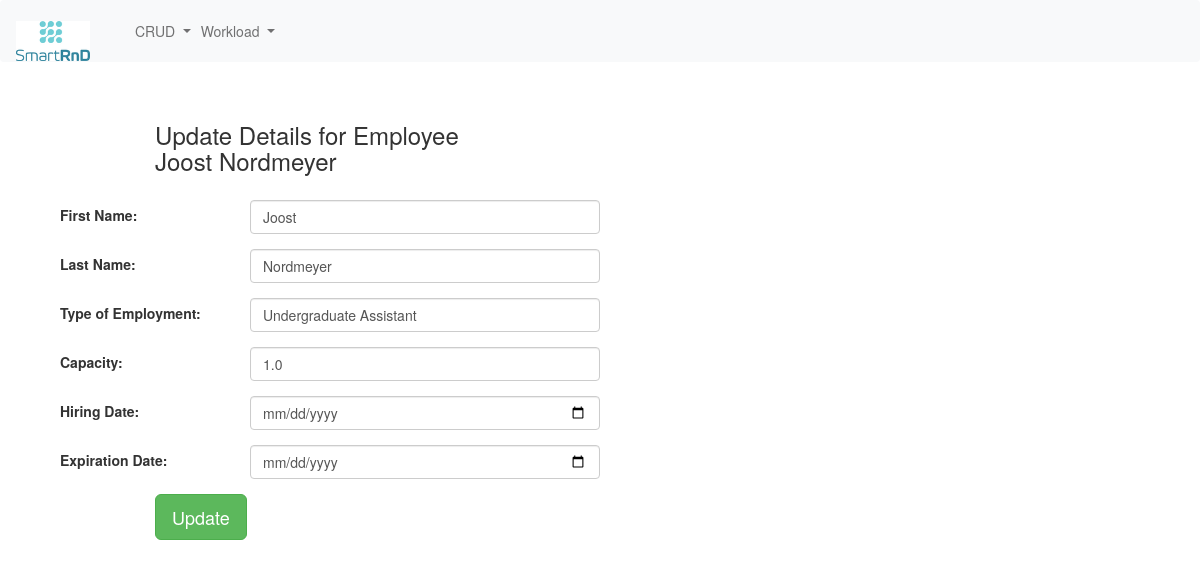
The app's page /edit_emp/2, older data.
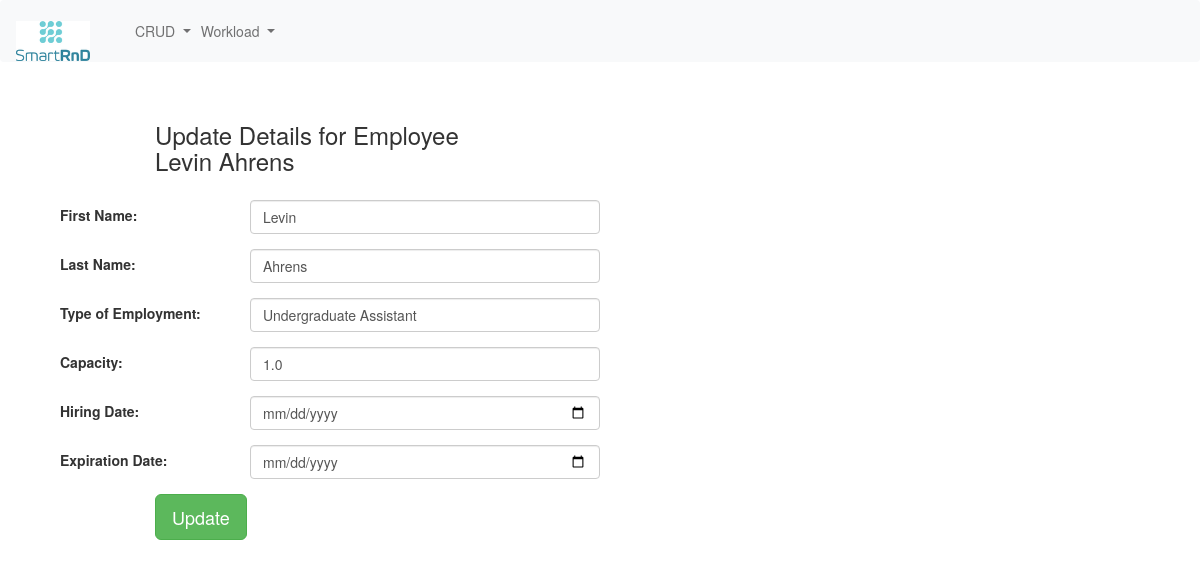
The same page, newer data.
### erpapp/models.py (models this page shows, shortened)
class Employee(models.Model):
    firstname = models.CharField('First Name', max_length=32)
    lastname = models.CharField('Last Name', max_length=32)
    type_choices = [
        ('Undergraduate Assistant', 'Undergraduate Assistant'),
        ('Research Assistant', 'Research Assistant')
    ]
    type = models.CharField('Type of Employment', choices=type_choices, max_length=32)
    capacity = models.FloatField('Capacity', default=1.0)
    hiring_date = models.DateField('Hiring Date')
    expiration_date = models.DateField('Expiration Date')
    @property
    def fullname(self):
        return '{} {}'.format(self.firstname, self.lastname)
    class Meta:
        db_table = "employee"

### erpapp/views.py (the view)
# urls.py: path('edit_emp/<int:id>', views.edit_emp),
def edit_emp(request, id):
    employee = Employee.objects.get(id=id)
    context = {
        'employee': employee
    }
    return render(request, 'edit_emp.html', context)

### erpapp/Templates/edit_emp.html (shortened to what this page needs)
{% extends "base.html" %}
{% block content %}
<div class="col-md-12">
    <form method="POST" class="post-form" action="/update_emp/{{ employee.id }}">
        <div class="container">
            <br>
            <div class="form-group row">
                <label class="col-sm-1 col-form-label"></label>
                <div class="col-sm-4">
                    <h3>Update Details for Employee<br>{{ employee.fullname }}</h3>
                </div>
            </div>
            <div class="form-group row">
                <label class="col-sm-2 col-form-label">First Name:</label>
                <div class="col-sm-4">
                    <input type="text" class="form-control" name="firstname" id="id_firstname" required maxlength="32"
                           value="{{ employee.firstname }}"/>
                </div>
            </div>
            <div class="form-group row">
                <label class="col-sm-2 col-form-label">Last Name:</label>
                <div class="col-sm-4">
                    <input type="text" class="form-control" name="lastname" id="id_lastname" required maxlength="32"
                           value="{{ employee.lastname }}"/>
                </div>
            </div>
            <div class="form-group row">
                <label class="col-sm-2 col-form-label">Type of Employment:</label>
                <div class="col-sm-4">
                    <input type="text" class="form-control" name="type" id="id_type" required maxlength="15"
                           value="{{ employee.type }}"/>
                </div>
            </div>
            <div class="form-group row">
                <label class="col-sm-2 col-form-label">Capacity:</label>
                <div class="col-sm-4">
                    <input type="number" step="0.1" class="form-control" name="capacity" id="id_capacity" required
                           maxlength="20" value="{{ employee.capacity }}"/>
                </div>
            </div>
            <div class="form-group row">
                <label class="col-sm-2 col-form-label">Hiring Date:</label>
                <div class="col-sm-4">
                    <input type="date" class="form-control" name="hiring_date" id="id_hiring_date" required
                           maxlength="20" value="{{ employee.hiring_date }}"/>
                </div>
            </div>
            <div class="form-group row">
                <label class="col-sm-2 col-form-label">Expiration Date:</label>
                <div class="col-sm-4">
                    <input type="date" class="form-control" name="expiration_date" id="id_expiration_date" required
                           maxlength="20" value="{{ employee.expiration_date }}"/>
                </div>
            </div>
            <div class="form-group row">
                <label class="col-sm-1 col-form-label"></label>
                <div class="col-sm-4">
                    <button type="submit" class="btn btn-success btn-lg">Update</button>
                </div>
            </div>
        </div>
    </form>
</div>
{% endblock content %}

Row changes from the older to the newer data that the page shows:
changed Employee "Undergraduate Assistant": fullname "Joost Nordmeyer" → "Levin Ahrens"; firstname "Joost" → "Levin"; lastname "Nordmeyer" → "Ahrens"
